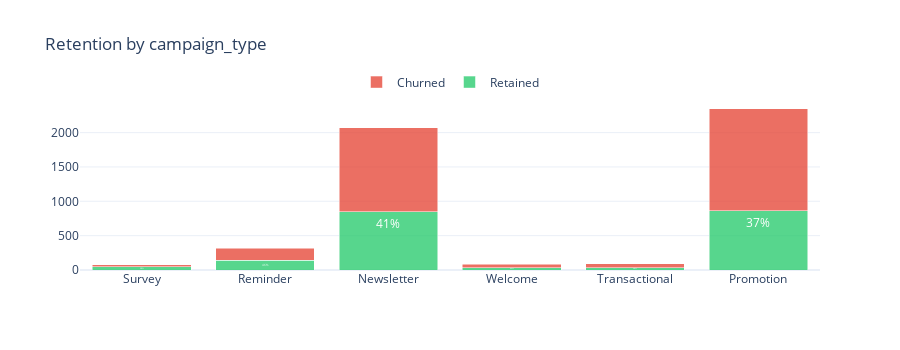

The notebook cell saved with this chart:
### Code cell
# Categorical feature analysis using Cramér's V (if target exists at entity level)
categorical_cols = [c for c in df.select_dtypes(include=['object', 'category']).columns 
                    if c not in [ENTITY_COLUMN, TIME_COLUMN]]

if categorical_cols and ENTITY_COLUMN:
    print("="*70)
    print("CATEGORICAL FEATURE ANALYSIS (Cramér's V)")
    print("="*70)
    
    # For event data, aggregate to entity level first (mode category per entity)
    entity_cats = df.groupby(ENTITY_COLUMN)[categorical_cols].agg(lambda x: x.mode().iloc[0] if len(x.mode()) > 0 else None)
    
    if TARGET_COLUMN and TARGET_COLUMN in df.columns:
        entity_target = df.groupby(ENTITY_COLUMN)[TARGET_COLUMN].first()
        entity_data = entity_cats.join(entity_target)
        
        overall_retention = entity_data[TARGET_COLUMN].mean()
        print(f"\nOverall retention rate: {overall_retention:.1%}")
        
        cat_analyzer = CategoricalTargetAnalyzer(min_samples_per_category=10)
        cat_summary = cat_analyzer.analyze_multiple(entity_data.reset_index(), categorical_cols, TARGET_COLUMN)
        
        print("\n📊 Categorical Feature Strength:")
        print(f"{'Feature':<25} {'Cramér V':>10} {'Strength':<12} {'Significance'}")
        print("-" * 60)
        
        for _, row in cat_summary.iterrows():
            strength = "Strong" if row["cramers_v"] >= 0.3 else "Moderate" if row["cramers_v"] >= 0.1 else "Weak"
            sig = "***" if row["p_value"] < 0.001 else "**" if row["p_value"] < 0.01 else "*" if row["p_value"] < 0.05 else ""
            print(f"{row['feature'][:24]:<25} {row['cramers_v']:>10.3f} {strength:<12} {sig}")
        
        # Detailed analysis for top categorical features
        for col_name in categorical_cols[:3]:
            result = cat_analyzer.analyze(entity_data.reset_index(), col_name, TARGET_COLUMN)
            
            if len(result.category_stats) > 0:
                print(f"\n{'─'*60}")
                print(f"📊 {col_name.upper()} - Retention by Category")
                print("─"*60)
                
                cat_stats = result.category_stats
                categories = cat_stats['category'].tolist()
                retained_counts = cat_stats['retained_count'].tolist()
                churned_counts = cat_stats['churned_count'].tolist()
                
                # Stacked bar chart
                fig = go.Figure()
                fig.add_trace(go.Bar(
                    name='Retained', x=categories, y=retained_counts,
                    marker_color='rgba(46, 204, 113, 0.8)',
                    text=[f"{r/(r+c)*100:.0f}%" for r, c in zip(retained_counts, churned_counts)],
                    textposition='inside', textfont=dict(color='white', size=12)
                ))
                fig.add_trace(go.Bar(
                    name='Churned', x=categories, y=churned_counts,
                    marker_color='rgba(231, 76, 60, 0.8)',
                ))
                fig.update_layout(
                    barmode='stack', title=f"Retention by {col_name}",
                    template='plotly_white', height=350,
                    legend=dict(orientation="h", yanchor="bottom", y=1.02, xanchor="center", x=0.5)
                )
                display_figure(fig)
                
                # High-risk categories
                if result.high_risk_categories:
                    print(f"\n⚠️ High-risk categories (below average retention):")
                    for cat in result.high_risk_categories[:3]:
                        cat_row = cat_stats[cat_stats['category'] == cat].iloc[0]
                        print(f"   • {cat}: {cat_row['retention_rate']:.1%} retention ({cat_row['lift']:.2f}x lift)")
        
        # INTERPRETATION
        print("\n" + "─"*70)
        print("📖 INTERPRETING CRAMÉR'S V")
        print("─"*70)
        print("""
Cramér's V measures association strength for categorical variables:
  V ≥ 0.3:  Strong association
  V 0.1-0.3: Moderate association
  V < 0.1:  Weak association

Significance: *** p<0.001, ** p<0.01, * p<0.05

High-risk categories (lift < 0.9x overall retention):
  → Target for retention campaigns
  → Investigate why these segments churn more
""")
    else:
        print("\nCategorical columns found but no target for association analysis")
        print(f"  Columns: {categorical_cols}")
elif not categorical_cols:
    print("No categorical columns found for Cramér's V analysis")

### Figure 1 — Plotly figure (JSON) as saved in the notebook; plotly's stock layout.template omitted (floating-point values rounded to 4 significant figures)
{"data": [{"marker": {"color": "rgba(46, 204, 113, 0.8)"}, "name": "Retained", "text": ["58%", "46%", "41%", "40%", "38%", "37%"], "textfont": {"color": "white", "size": 12}, "textposition": "inside", "type": "bar", "x": ["Survey", "Reminder", "Newsletter", "Welcome", "Transactional", "Promotion"], "y": [45, 145, 847, 35, 35, 866]}, {"marker": {"color": "rgba(231, 76, 60, 0.8)"}, "name": "Churned", "type": "bar", "x": ["Survey", "Reminder", "Newsletter", "Welcome", "Transactional", "Promotion"], "y": [33, 171, 1227, 52, 57, 1485]}], "layout": {"barmode": "stack", "height": 350, "legend": {"orientation": "h", "x": 0.5, "xanchor": "center", "y": 1.02, "yanchor": "bottom"}, "title": {"text": "Retention by campaign_type"}}}
